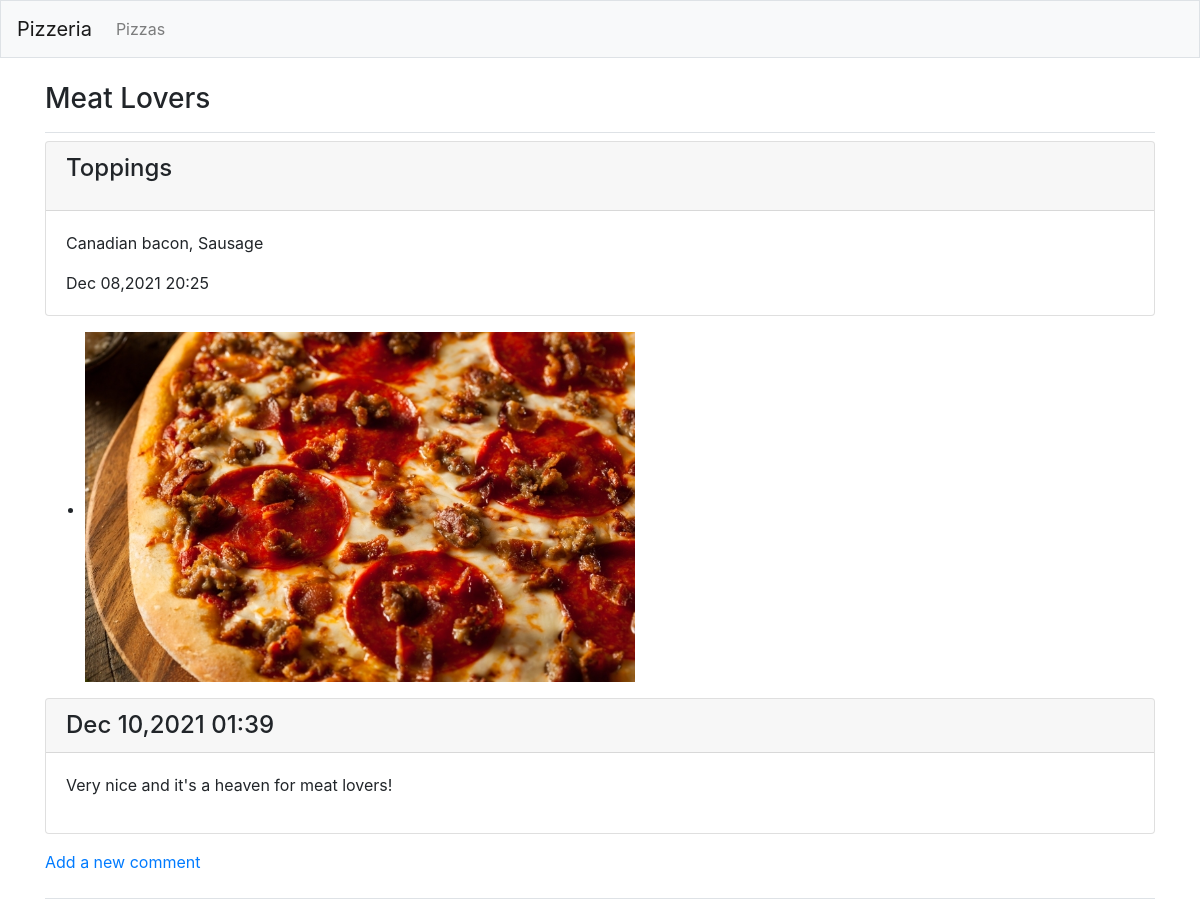
Page /pizzas1/2/ on the committed database.
### pizzas/models.py (models this page shows, shortened)
class Pizza(models.Model):
    name = models.CharField(max_length=200)
    date_added = models.DateTimeField(auto_now_add=True)
    def __str__(self):
        return self.name

class Topping(models.Model):
    pizza = models.ForeignKey(Pizza, on_delete=models.CASCADE)
    name = models.TextField()
    date_added = models.DateTimeField(auto_now_add=True)

class Image(models.Model):
    pizza = models.ForeignKey(Pizza, on_delete=models.CASCADE)
    image = models.ImageField()

class Comment(models.Model):
    pizza = models.ForeignKey(Pizza, on_delete=models.CASCADE)
    name = models.TextField()
    date_added = models.DateTimeField(auto_now_add=True)

### pizzas/views.py (the view)
# urls.py: path('pizzas1/<int:pizzas2_id>/',views.pizzas2,name='pizzas2'),
def pizzas2(request,pizzas2_id):
    pizzas2 = Pizza.objects.get(id=pizzas2_id)
    toppings = pizzas2.topping_set.all()
    comment = pizzas2.comment_set.all()
    image  = Image.objects.get(pizza=pizzas2)
    print(image)
    context = {'pizzas2':pizzas2, 'toppings':toppings, 'comment':comment,'image':image}
    return render(request,'pizzas/pizzas2.html',context)

### pizzas/templates/pizzas/pizzas2.html (shortened to what this page needs)
{% extends "pizzas/base.html" %}
{% load static %}
{% block page_header %}
<h3>{{ pizzas2 }}</h3>
{% endblock page_header %}
{% block content %}
{% for t in toppings %}
    <div class="card mb-3">
        <h4 class="card-header">
            <p>Toppings</p>
        </h4>
        <div class="card-body">
            {{ t.name | linebreaks}}
            {{ t.date_added | date:'M d,Y H:i' }}
        </div>
    </div>
        {% endfor %}
<ul>
    <li><h3>
        <img src="{{ image.image.url }}" alt="Pizzeria" width="550" height="350">
    </h3></li>
</ul>
{% for c in comment %}
    <div class="card mb-3">
        <h4 class="card-header">
            {{ c.date_added | date:'M d,Y H:i' }}
        </h4>
        <div class="card-body">
            {{ c.name | linebreaks}}
        </div>
    </div>
    {% empty %}
        <p>There are no comments for this pizza yet.</p>
        {% endfor %}
        <p>
            <a href="{% url 'pizzas:new_comment' pizzas2.id %}">Add a new comment</a>
        </p>
{% endblock content %}

### rows in the picture
Pizza: name "Meat Lovers"
Topping: name "Canadian bacon, Sausage", date_added "Dec 08,2021 20:25"
Image: image (picture)
Comment: date_added "Dec 10,2021 01:39", name "Very nice and it's a heaven for meat lovers!"
